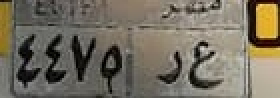
#> input picture Results3/0023.jpg, 140 x 49 px (shown 2 times larger); its folder holds 4 pictures in this run
$ jupyter execute outlier_detector.ipynb
#> lines starting #> are read from the running program, lines starting #| are printed output that depends on the picture
#> further down, original_image is the input picture: shape (49, 140, 3); mean B, G, R 96.4, 111, 117.7
[cell 1]
import cv2
import os

[cell 2]
# Directory containing the images
input_dir = "Results3"  # Folder containing input images
output_dir = "Outliers"  # Folder to save cropped images

# Create the output directory if it doesn't exist
os.makedirs(output_dir, exist_ok=True)

# Global variables to store cropping data
ref_point = []
rectangles = []  # Store all selected rectangles for an image
cropping = False

def crop_region(event, x, y, flags, param):
    """Mouse callback function to handle region selection."""
    global ref_point, cropping

    if event == cv2.EVENT_LBUTTONDOWN:  # Left mouse button pressed
        ref_point = [(x, y)]  # Start point
        cropping = True

    elif event == cv2.EVENT_LBUTTONUP:  # Left mouse button released
        ref_point.append((x, y))  # End point
        cropping = False

        # Add the rectangle to the list and draw it on the image
        rectangles.append(ref_point)
        cv2.rectangle(image_resized, ref_point[0], ref_point[1], (0, 255, 0), 2)
        cv2.imshow("Image", image_resized)

def resize_image(image, width=1200):
    """Resize image to make it larger while keeping the original aspect ratio."""
#> called with width = 1200
    h, w = image.shape[:2]
#> h = 49; w = 140
    scale_factor = width / w
#> scale_factor = 8.57
    new_dimensions = (width, int(h * scale_factor))
#> new_dimensions = (1200, 420)
    return cv2.resize(image, new_dimensions, interpolation=cv2.INTER_LINEAR)
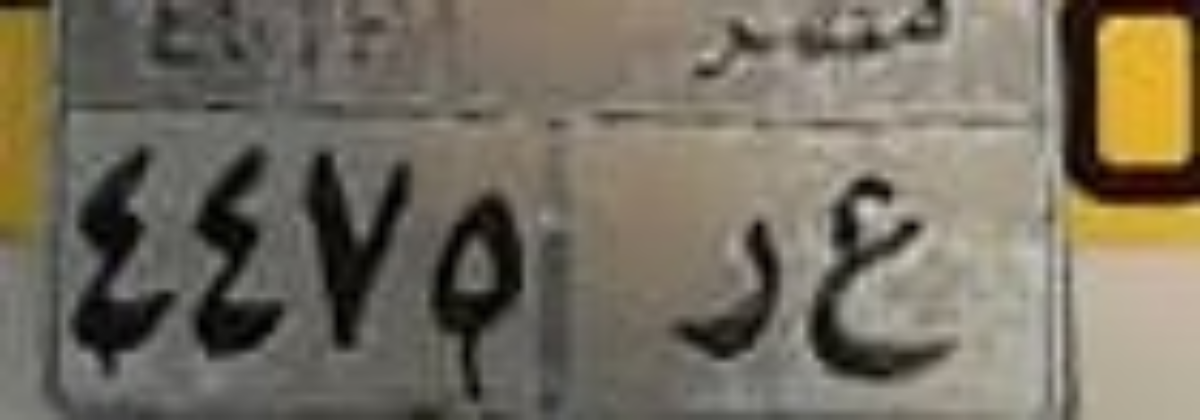
#> returned value: shape (420, 1200, 3); mean of channels 0, 1, 2 96.3, 110.9, 117.6; drawn as B, G, R

# Load all images from the input directory
image_files = [f for f in os.listdir(input_dir) if f.endswith((".jpg", ".png", ".jpeg"))]

# Start cropping process
quit_all = False  # Flag to quit all loops
for idx, file_name in enumerate(image_files):
    if quit_all:  # Exit the outer loop if "Quit All" is triggered
        break

    # Read the image
    image_path = os.path.join(input_dir, file_name)
    original_image = cv2.imread(image_path)
    image_resized = resize_image(original_image)  # Resize the image for display
    clone = image_resized.copy()  # Clone to reset if needed
    rectangles = []  # Reset the rectangle list for each image

    cv2.namedWindow("Image")
    cv2.setMouseCallback("Image", crop_region)

    print(f"Processing: {file_name}")
    while True:
        cv2.imshow("Image", image_resized)
        key = cv2.waitKey(1) & 0xFF
#> (key q is pressed here)

        if key == 27:  # Press `Esc` to quit all loops
            quit_all = True
            break

        elif key == ord("r"):  # Reset the cropping and rectangles
            image_resized = clone.copy()
            rectangles = []
            print("Reset all selections.")

        elif key == ord("c"):  # Confirm cropping and save all selected regions
            if rectangles:
                scale_w = original_image.shape[1] / image_resized.shape[1]
                scale_h = original_image.shape[0] / image_resized.shape[0]

                for i, rect in enumerate(rectangles):
                    x1, y1 = int(rect[0][0] * scale_w), int(rect[0][1] * scale_h)
                    x2, y2 = int(rect[1][0] * scale_w), int(rect[1][1] * scale_h)

                    # Crop and save the region
                    cropped = original_image[y1:y2, x1:x2]
                    crop_name = os.path.join(output_dir, f"{file_name}_crop_{i}.png")
                    try:
                        cv2.imwrite(crop_name, cropped)
                        print(f"Saved: {crop_name}")
                    except Exception as e:
                        print(f"Error saving {crop_name}: {e}")
            else:
                print("No rectangles selected.")

        elif key == ord("q"):  # Quit current image
            break

    cv2.destroyWindow("Image")  # Close the window after processing the current image

cv2.destroyAllWindows()
